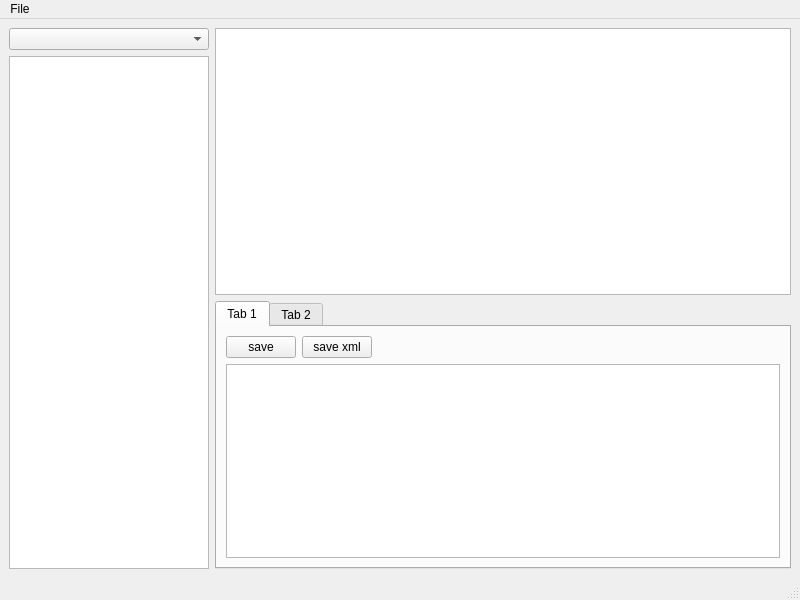
<?xml version="1.0" encoding="UTF-8"?>
<ui version="4.0">
 <class>MainWindow</class>
 <widget class="QMainWindow" name="MainWindow">
  <property name="geometry">
   <rect>
    <x>0</x>
    <y>0</y>
    <width>800</width>
    <height>600</height>
   </rect>
  </property>
  <property name="windowTitle">
   <string>MainWindow</string>
  </property>
  <widget class="QWidget" name="centralwidget">
   <layout class="QHBoxLayout" name="horizontalLayout_2">
    <item>
     <layout class="QVBoxLayout" name="leftLayout">
      <item>
       <widget class="QComboBox" name="fileComboBox">
        <property name="maximumSize">
         <size>
          <width>200</width>
          <height>16777215</height>
         </size>
        </property>
       </widget>
      </item>
      <item>
       <widget class="QTreeView" name="fileTree">
        <property name="maximumSize">
         <size>
          <width>200</width>
          <height>16777215</height>
         </size>
        </property>
       </widget>
      </item>
     </layout>
    </item>
    <item>
     <layout class="QVBoxLayout" name="rightLayout">
      <item>
       <widget class="QTableWidget" name="fileList"/>
      </item>
      <item>
       <widget class="QTabWidget" name="tabWidget">
        <property name="currentIndex">
         <number>0</number>
        </property>
        <widget class="QWidget" name="tab">
         <attribute name="title">
          <string>Tab 1</string>
         </attribute>
         <layout class="QVBoxLayout" name="verticalLayout">
          <item>
           <layout class="QHBoxLayout" name="buttonHorizontalLayout">
            <item>
             <widget class="QPushButton" name="saveMetadataButton">
              <property name="maximumSize">
               <size>
                <width>70</width>
                <height>16777215</height>
               </size>
              </property>
              <property name="text">
               <string>save</string>
              </property>
             </widget>
            </item>
            <item>
             <widget class="QPushButton" name="saveXmlButton">
              <property name="maximumSize">
               <size>
                <width>70</width>
                <height>16777215</height>
               </size>
              </property>
              <property name="text">
               <string>save xml</string>
              </property>
             </widget>
            </item>
            <item>
             <spacer name="horizontalSpacer">
              <property name="orientation">
               <enum>Qt::Horizontal</enum>
              </property>
              <property name="sizeHint" stdset="0">
               <size>
                <width>40</width>
                <height>20</height>
               </size>
              </property>
             </spacer>
            </item>
           </layout>
          </item>
          <item>
           <widget class="QTableWidget" name="plainText"/>
          </item>
         </layout>
        </widget>
        <widget class="QWidget" name="tab_2">
         <attribute name="title">
          <string>Tab 2</string>
         </attribute>
        </widget>
       </widget>
      </item>
     </layout>
    </item>
   </layout>
  </widget>
  <widget class="QMenuBar" name="menubar">
   <property name="geometry">
    <rect>
     <x>0</x>
     <y>0</y>
     <width>800</width>
     <height>19</height>
    </rect>
   </property>
   <widget class="QMenu" name="menuFile">
    <property name="title">
     <string>File</string>
    </property>
    <addaction name="actionExit"/>
   </widget>
   <addaction name="menuFile"/>
  </widget>
  <widget class="QStatusBar" name="statusbar"/>
  <action name="actionExit">
   <property name="text">
    <string>Exit</string>
   </property>
  </action>
 </widget>
 <resources>
  <include location="metadata.qrc"/>
 </resources>
 <connections/>
</ui>
